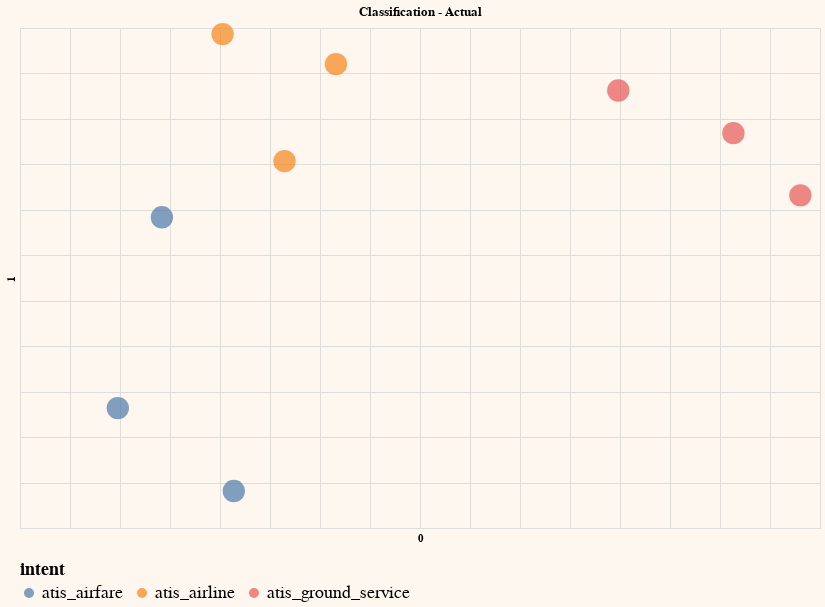

Notebook cell for this chart:
### Code cell
# Plot the actual classes
generate_chart(df_test,'0','1',lbl='off',color='intent',title='Classification - Actual')

### Figure 1 — Vega-Lite specification as saved in the notebook (floating-point values rounded to 4 significant figures; data arrays with more than 128 entries replaced by an {"elided": "..."} marker saying what was removed)
{"config": {"view": {"continuousWidth": 400, "continuousHeight": 300}, "background": "#FDF7F0", "legend": {"labelFontSize": 18, "orient": "bottom", "titleFontSize": 18}}, "layer": [{"mark": {"type": "circle", "size": 500}, "encoding": {"color": {"field": "intent", "type": "nominal"}, "tooltip": [{"field": "query", "type": "nominal"}], "x": {"axis": {"domain": false, "labels": false, "ticks": false}, "field": "0", "scale": {"zero": false}, "type": "quantitative"}, "y": {"axis": {"domain": false, "labels": false, "ticks": false}, "field": "1", "scale": {"zero": false}, "type": "quantitative"}}}, {"mark": {"type": "text", "align": "left", "baseline": "middle", "dx": 10}, "encoding": {"color": {"field": "intent", "type": "nominal"}, "tooltip": [{"field": "query", "type": "nominal"}], "x": {"axis": {"domain": false, "labels": false, "ticks": false}, "field": "0", "scale": {"zero": false}, "type": "quantitative"}, "y": {"axis": {"domain": false, "labels": false, "ticks": false}, "field": "1", "scale": {"zero": false}, "type": "quantitative"}}}], "data": {"name": "data-163d7c4f09e49dc53cdd6937a7ef23bb"}, "height": 500, "title": "Classification - Actual", "width": 800, "$schema": "https://vega.github.io/schema/vega-lite/v4.17.0.json", "datasets": {"data-163d7c4f09e49dc53cdd6937a7ef23bb": [{"query": " which airlines fly from boston to washington dc via other cities", "0": -0.09736, "1": 0.2933, "intent": "atis_airline", "classification_embeds": {"elided": "1024 float values"}, "intent_pred": "atis_airline"}, {"query": " show me the airlines that fly between toronto and denver", "0": 0.01597, "1": 0.2602, "intent": "atis_airline", "classification_embeds": {"elided": "1024 float values"}, "intent_pred": "atis_airline"}, {"query": " show me round trip first class tickets from new york to miami", "0": -0.2022, "1": -0.1181, "intent": "atis_airfare", "classification_embeds": {"elided": "1024 float values"}, "intent_pred": "atis_airfare"}, {"query": " i'd like the lowest fare from denver to pittsburgh", "0": -0.0862, "1": -0.2093, "intent": "atis_airfare", "classification_embeds": {"elided": "1024 float values"}, "intent_pred": "atis_airfare"}, {"query": " show me a list of ground transportation at boston airport", "0": 0.2983, "1": 0.2312, "intent": "atis_ground_service", "classification_embeds": {"elided": "1024 float values"}, "intent_pred": "atis_ground_service"}, {"query": " show me boston ground transportation", "0": 0.4134, "1": 0.1843, "intent": "atis_ground_service", "classification_embeds": {"elided": "1024 float values"}, "intent_pred": "atis_ground_service"}, {"query": " of all airlines which airline has the most arrivals in atlanta", "0": -0.03545, "1": 0.1535, "intent": "atis_airline", "classification_embeds": {"elided": "1024 float values"}, "intent_pred": "atis_airline"}, {"query": " what ground transportation is available in boston", "0": 0.4804, "1": 0.1159, "intent": "atis_ground_service", "classification_embeds": {"elided": "1024 float values"}, "intent_pred": "atis_ground_service"}, {"query": " i would like your rates between atlanta and boston on september third", "0": -0.1581, "1": 0.09177, "intent": "atis_airfare", "classification_embeds": {"elided": "1024 float values"}, "intent_pred": "atis_airfare"}]}}
